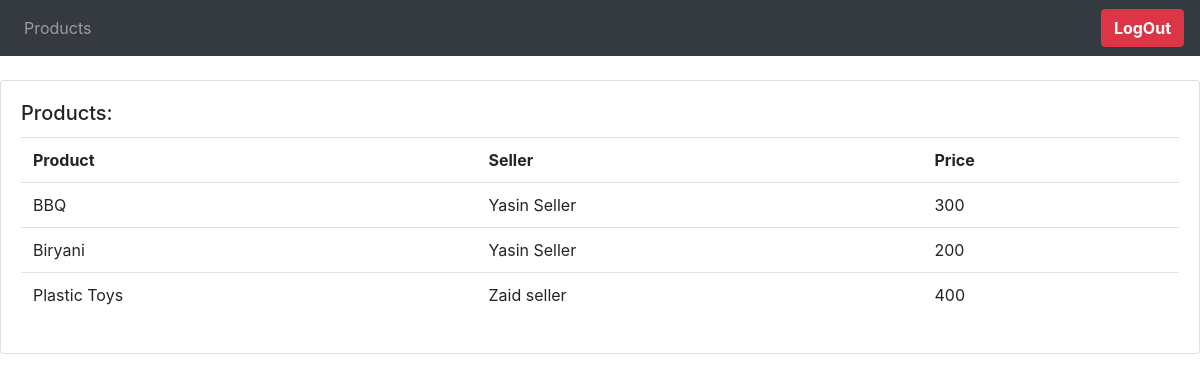
Page /products on the committed database.
### product/models.py (models this page shows, shortened)
class Product(models.Model):
    seller = models.ForeignKey(Seller , on_delete=models.CASCADE)
    name = models.CharField(unique=True,max_length=200)
    description = models.CharField(max_length=200)
    price = models.IntegerField()
    created_at = models.DateTimeField(auto_now_add=True,max_length=200)
    updated_at = models.DateTimeField(auto_now=True,max_length=200)
    class Meta:
        verbose_name = 'Product'
        verbose_name_plural = 'Products'

### seller/models.py (models this page shows, shortened)
class Seller(models.Model):
    user = models.OneToOneField(User,on_delete=models.CASCADE,unique=True)
    name = models.CharField(max_length=60,null=True)
    phone = models.CharField(max_length=13,null=True)
    created_at = models.DateTimeField(auto_now_add=True,max_length=200)
    updated_at = models.DateTimeField(auto_now=True,max_length=200)
    class Meta:
        verbose_name = 'Seller'
        verbose_name_plural = 'Sellers'

### Customer/views.py (the view)
# urls.py: path('products',customer_products_view ,name="customer_products"),
def customer_products_view(request):
    products = Product.objects.all()
    context = {'products':products}
    return render(request,'products.html',context)

### static/template/products.html
{% extends 'main.html' %}
{% block content %}
<br>
<div class="row">
    <div class="col-md">
        <div class="card card-body">
            <h5 class="card-title">Products:</h5>
            <table class="table">
                <tr>
                    <th>Product</th>
                    <th>Seller</th>
                    <th>Price</th>
                </tr>
                <tr>
                {% for i in products%}
                <tr>
                    <td> {{i.name}}</td>
                    <td> {{i.seller.name}}</td>
                    <td> {{i.price}}</td>
                </tr>
                {% endfor %}
                </tr>
            </table>
        </div>
    </div>
</div>
{% endblock %}

### rows in the picture
Product: name "BBQ", seller.name "Yasin Seller", price "300"
Product: name "Biryani", seller.name "Yasin Seller", price "200"
Product: name "Plastic Toys", seller.name "Zaid seller", price "400"
